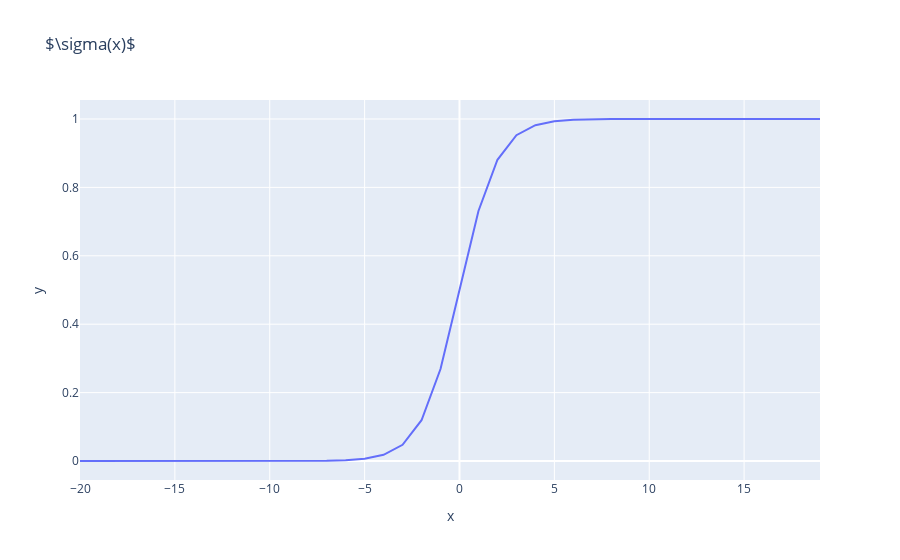

Notebook cell for this chart:
### Markdown cell above
Logistic regression is a common model for classification problems. It is applicabale to both binary and multiclass classification, however for starters it's necessary to understand the logic behind the use of logistic regression in binary classification problem. 
<br/><br/>
The basis of logistic regression is **sigmoid** function: $\sigma(x)=\frac{1}{1+e^{-x}}$ It's highly applicable in classification problemnts, since it is close to either 0 or 1 across most of its domain:

### Code cell
import numpy as np
import plotly.express as px

sigmoid = lambda x: 1 / (1+np.exp(-x))
X = np.arange(-20,20)
px.line(x=X, y=sigmoid(X), title=r'$\sigma(x)$')

### Figure 1 — Plotly figure (JSON) as saved in the notebook; plotly's stock layout.template omitted (floating-point values rounded to 4 significant figures)
{"data": [{"hovertemplate": "x=%{x}<br>y=%{y}<extra></extra>", "legendgroup": "", "line": {"color": "#636efa", "dash": "solid"}, "marker": {"symbol": "circle"}, "mode": "lines", "name": "", "orientation": "v", "showlegend": false, "type": "scatter", "x": [-20, -19, -18, -17, -16, -15, -14, -13, -12, -11, -10, -9, -8, -7, -6, -5, -4, -3, -2, -1, 0, 1, 2, 3, 4, 5, 6, 7, 8, 9, 10, 11, 12, 13, 14, 15, 16, 17, 18, 19], "xaxis": "x", "y": [2.061e-09, 5.603e-09, 1.523e-08, 4.14e-08, 1.125e-07, 3.059e-07, 8.315e-07, 2.26e-06, 6.144e-06, 1.67e-05, 4.54e-05, 0.0001234, 0.0003354, 0.0009111, 0.002473, 0.006693, 0.01799, 0.04743, 0.1192, 0.2689, 0.5, 0.7311, 0.8808, 0.9526, 0.982, 0.9933, 0.9975, 0.9991, 0.9997, 0.9999, 1.0, 1.0, 1.0, 1.0, 1.0, 1.0, 1.0, 1.0, 1.0, 1.0], "yaxis": "y"}], "layout": {"legend": {"tracegroupgap": 0}, "title": {"text": "$\\sigma(x)$"}, "xaxis": {"anchor": "y", "domain": [0, 1], "title": {"text": "x"}}, "yaxis": {"anchor": "x", "domain": [0, 1], "title": {"text": "y"}}}}
